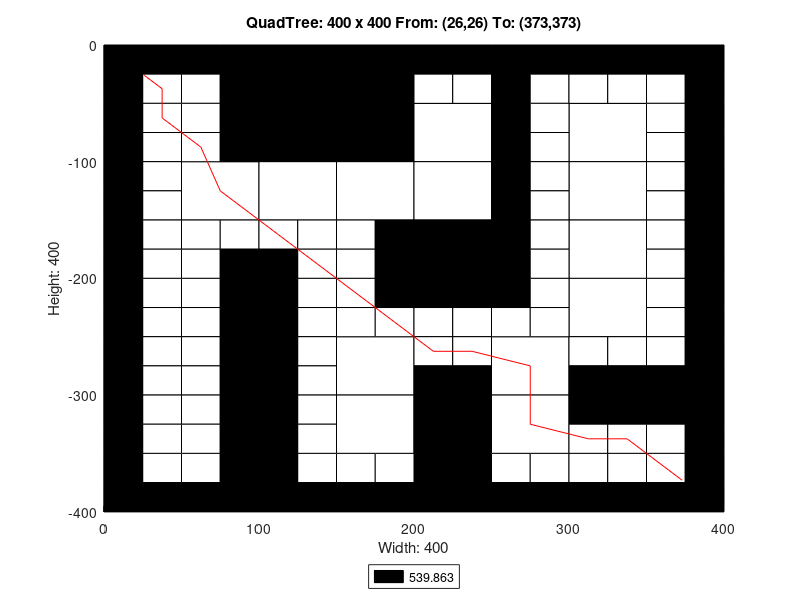

Reproduce this figure in MATLAB.
axis([0 400 -400 0]);
title('QuadTree: 400 x 400 From: (26,26) To: (373,373)');
xlabel('Width: 400');
ylabel('Height: 400');
rectangle('Position',[100 -100 100 100], 'FaceColor',[0 0 0]);
rectangle('Position',[50 -150 50 50], 'FaceColor',[1 1 1]);
rectangle('Position',[100 -150 50 50], 'FaceColor',[1 1 1]);
rectangle('Position',[150 -150 50 50], 'FaceColor',[1 1 1]);
rectangle('Position',[200 -100 50 50], 'FaceColor',[1 1 1]);
rectangle('Position',[300 -100 50 50], 'FaceColor',[1 1 1]);
rectangle('Position',[200 -150 50 50], 'FaceColor',[1 1 1]);
rectangle('Position',[200 -200 50 50], 'FaceColor',[0 0 0]);
rectangle('Position',[300 -150 50 50], 'FaceColor',[1 1 1]);
rectangle('Position',[300 -200 50 50], 'FaceColor',[1 1 1]);
rectangle('Position',[150 -300 50 50], 'FaceColor',[1 1 1]);
rectangle('Position',[150 -350 50 50], 'FaceColor',[1 1 1]);
rectangle('Position',[250 -300 50 50], 'FaceColor',[1 1 1]);
rectangle('Position',[300 -250 50 50], 'FaceColor',[1 1 1]);
rectangle('Position',[200 -350 50 50], 'FaceColor',[0 0 0]);
rectangle('Position',[250 -350 50 50], 'FaceColor',[1 1 1]);
rectangle('Position',[200 -400 50 50], 'FaceColor',[0 0 0]);
rectangle('Position',[0 -25 25 25], 'FaceColor',[0 0 0]);
rectangle('Position',[25 -25 25 25], 'FaceColor',[0 0 0]);
rectangle('Position',[0 -50 25 25], 'FaceColor',[0 0 0]);
rectangle('Position',[25 -50 25 25], 'FaceColor',[1 1 1]);
rectangle('Position',[50 -25 25 25], 'FaceColor',[0 0 0]);
rectangle('Position',[75 -25 25 25], 'FaceColor',[0 0 0]);
rectangle('Position',[50 -50 25 25], 'FaceColor',[1 1 1]);
rectangle('Position',[75 -50 25 25], 'FaceColor',[0 0 0]);
rectangle('Position',[0 -75 25 25], 'FaceColor',[0 0 0]);
rectangle('Position',[25 -75 25 25], 'FaceColor',[1 1 1]);
rectangle('Position',[0 -100 25 25], 'FaceColor',[0 0 0]);
rectangle('Position',[25 -100 25 25], 'FaceColor',[1 1 1]);
rectangle('Position',[50 -75 25 25], 'FaceColor',[1 1 1]);
rectangle('Position',[75 -75 25 25], 'FaceColor',[0 0 0]);
rectangle('Position',[50 -100 25 25], 'FaceColor',[1 1 1]);
rectangle('Position',[75 -100 25 25], 'FaceColor',[0 0 0]);
rectangle('Position',[0 -125 25 25], 'FaceColor',[0 0 0]);
rectangle('Position',[25 -125 25 25], 'FaceColor',[1 1 1]);
rectangle('Position',[0 -150 25 25], 'FaceColor',[0 0 0]);
rectangle('Position',[25 -150 25 25], 'FaceColor',[1 1 1]);
rectangle('Position',[0 -175 25 25], 'FaceColor',[0 0 0]);
rectangle('Position',[25 -175 25 25], 'FaceColor',[1 1 1]);
rectangle('Position',[0 -200 25 25], 'FaceColor',[0 0 0]);
rectangle('Position',[25 -200 25 25], 'FaceColor',[1 1 1]);
rectangle('Position',[50 -175 25 25], 'FaceColor',[1 1 1]);
rectangle('Position',[75 -175 25 25], 'FaceColor',[1 1 1]);
rectangle('Position',[50 -200 25 25], 'FaceColor',[1 1 1]);
rectangle('Position',[75 -200 25 25], 'FaceColor',[0 0 0]);
rectangle('Position',[100 -175 25 25], 'FaceColor',[1 1 1]);
rectangle('Position',[125 -175 25 25], 'FaceColor',[1 1 1]);
rectangle('Position',[100 -200 25 25], 'FaceColor',[0 0 0]);
rectangle('Position',[125 -200 25 25], 'FaceColor',[1 1 1]);
rectangle('Position',[150 -175 25 25], 'FaceColor',[1 1 1]);
rectangle('Position',[175 -175 25 25], 'FaceColor',[0 0 0]);
rectangle('Position',[150 -200 25 25], 'FaceColor',[1 1 1]);
rectangle('Position',[175 -200 25 25], 'FaceColor',[0 0 0]);
rectangle('Position',[200 -25 25 25], 'FaceColor',[0 0 0]);
rectangle('Position',[225 -25 25 25], 'FaceColor',[0 0 0]);
rectangle('Position',[200 -50 25 25], 'FaceColor',[1 1 1]);
rectangle('Position',[225 -50 25 25], 'FaceColor',[1 1 1]);
rectangle('Position',[250 -25 25 25], 'FaceColor',[0 0 0]);
rectangle('Position',[275 -25 25 25], 'FaceColor',[0 0 0]);
rectangle('Position',[250 -50 25 25], 'FaceColor',[0 0 0]);
rectangle('Position',[275 -50 25 25], 'FaceColor',[1 1 1]);
rectangle('Position',[250 -75 25 25], 'FaceColor',[0 0 0]);
rectangle('Position',[275 -75 25 25], 'FaceColor',[1 1 1]);
rectangle('Position',[250 -100 25 25], 'FaceColor',[0 0 0]);
rectangle('Position',[275 -100 25 25], 'FaceColor',[1 1 1]);
rectangle('Position',[300 -25 25 25], 'FaceColor',[0 0 0]);
rectangle('Position',[325 -25 25 25], 'FaceColor',[0 0 0]);
rectangle('Position',[300 -50 25 25], 'FaceColor',[1 1 1]);
rectangle('Position',[325 -50 25 25], 'FaceColor',[1 1 1]);
rectangle('Position',[350 -25 25 25], 'FaceColor',[0 0 0]);
rectangle('Position',[375 -25 25 25], 'FaceColor',[0 0 0]);
rectangle('Position',[350 -50 25 25], 'FaceColor',[1 1 1]);
rectangle('Position',[375 -50 25 25], 'FaceColor',[0 0 0]);
rectangle('Position',[350 -75 25 25], 'FaceColor',[1 1 1]);
rectangle('Position',[375 -75 25 25], 'FaceColor',[0 0 0]);
rectangle('Position',[350 -100 25 25], 'FaceColor',[1 1 1]);
rectangle('Position',[375 -100 25 25], 'FaceColor',[0 0 0]);
rectangle('Position',[250 -125 25 25], 'FaceColor',[0 0 0]);
rectangle('Position',[275 -125 25 25], 'FaceColor',[1 1 1]);
rectangle('Position',[250 -150 25 25], 'FaceColor',[0 0 0]);
rectangle('Position',[275 -150 25 25], 'FaceColor',[1 1 1]);
rectangle('Position',[250 -175 25 25], 'FaceColor',[0 0 0]);
rectangle('Position',[275 -175 25 25], 'FaceColor',[1 1 1]);
rectangle('Position',[250 -200 25 25], 'FaceColor',[0 0 0]);
rectangle('Position',[275 -200 25 25], 'FaceColor',[1 1 1]);
rectangle('Position',[350 -125 25 25], 'FaceColor',[1 1 1]);
rectangle('Position',[375 -125 25 25], 'FaceColor',[0 0 0]);
rectangle('Position',[350 -150 25 25], 'FaceColor',[1 1 1]);
rectangle('Position',[375 -150 25 25], 'FaceColor',[0 0 0]);
rectangle('Position',[350 -175 25 25], 'FaceColor',[1 1 1]);
rectangle('Position',[375 -175 25 25], 'FaceColor',[0 0 0]);
rectangle('Position',[350 -200 25 25], 'FaceColor',[1 1 1]);
rectangle('Position',[375 -200 25 25], 'FaceColor',[0 0 0]);
rectangle('Position',[0 -225 25 25], 'FaceColor',[0 0 0]);
rectangle('Position',[25 -225 25 25], 'FaceColor',[1 1 1]);
rectangle('Position',[0 -250 25 25], 'FaceColor',[0 0 0]);
rectangle('Position',[25 -250 25 25], 'FaceColor',[1 1 1]);
rectangle('Position',[50 -225 25 25], 'FaceColor',[1 1 1]);
rectangle('Position',[75 -225 25 25], 'FaceColor',[0 0 0]);
rectangle('Position',[50 -250 25 25], 'FaceColor',[1 1 1]);
rectangle('Position',[75 -250 25 25], 'FaceColor',[0 0 0]);
rectangle('Position',[0 -275 25 25], 'FaceColor',[0 0 0]);
rectangle('Position',[25 -275 25 25], 'FaceColor',[1 1 1]);
rectangle('Position',[0 -300 25 25], 'FaceColor',[0 0 0]);
rectangle('Position',[25 -300 25 25], 'FaceColor',[1 1 1]);
rectangle('Position',[50 -275 25 25], 'FaceColor',[1 1 1]);
rectangle('Position',[75 -275 25 25], 'FaceColor',[0 0 0]);
rectangle('Position',[50 -300 25 25], 'FaceColor',[1 1 1]);
rectangle('Position',[75 -300 25 25], 'FaceColor',[0 0 0]);
rectangle('Position',[100 -225 25 25], 'FaceColor',[0 0 0]);
rectangle('Position',[125 -225 25 25], 'FaceColor',[1 1 1]);
rectangle('Position',[100 -250 25 25], 'FaceColor',[0 0 0]);
rectangle('Position',[125 -250 25 25], 'FaceColor',[1 1 1]);
rectangle('Position',[150 -225 25 25], 'FaceColor',[1 1 1]);
rectangle('Position',[175 -225 25 25], 'FaceColor',[0 0 0]);
rectangle('Position',[150 -250 25 25], 'FaceColor',[1 1 1]);
rectangle('Position',[175 -250 25 25], 'FaceColor',[1 1 1]);
rectangle('Position',[100 -275 25 25], 'FaceColor',[0 0 0]);
rectangle('Position',[125 -275 25 25], 'FaceColor',[1 1 1]);
rectangle('Position',[100 -300 25 25], 'FaceColor',[0 0 0]);
rectangle('Position',[125 -300 25 25], 'FaceColor',[1 1 1]);
rectangle('Position',[0 -325 25 25], 'FaceColor',[0 0 0]);
rectangle('Position',[25 -325 25 25], 'FaceColor',[1 1 1]);
rectangle('Position',[0 -350 25 25], 'FaceColor',[0 0 0]);
rectangle('Position',[25 -350 25 25], 'FaceColor',[1 1 1]);
rectangle('Position',[50 -325 25 25], 'FaceColor',[1 1 1]);
rectangle('Position',[75 -325 25 25], 'FaceColor',[0 0 0]);
rectangle('Position',[50 -350 25 25], 'FaceColor',[1 1 1]);
rectangle('Position',[75 -350 25 25], 'FaceColor',[0 0 0]);
rectangle('Position',[0 -375 25 25], 'FaceColor',[0 0 0]);
rectangle('Position',[25 -375 25 25], 'FaceColor',[1 1 1]);
rectangle('Position',[0 -400 25 25], 'FaceColor',[0 0 0]);
rectangle('Position',[25 -400 25 25], 'FaceColor',[0 0 0]);
rectangle('Position',[50 -375 25 25], 'FaceColor',[1 1 1]);
rectangle('Position',[75 -375 25 25], 'FaceColor',[0 0 0]);
rectangle('Position',[50 -400 25 25], 'FaceColor',[0 0 0]);
rectangle('Position',[75 -400 25 25], 'FaceColor',[0 0 0]);
rectangle('Position',[100 -325 25 25], 'FaceColor',[0 0 0]);
rectangle('Position',[125 -325 25 25], 'FaceColor',[1 1 1]);
rectangle('Position',[100 -350 25 25], 'FaceColor',[0 0 0]);
rectangle('Position',[125 -350 25 25], 'FaceColor',[1 1 1]);
rectangle('Position',[100 -375 25 25], 'FaceColor',[0 0 0]);
rectangle('Position',[125 -375 25 25], 'FaceColor',[1 1 1]);
rectangle('Position',[100 -400 25 25], 'FaceColor',[0 0 0]);
rectangle('Position',[125 -400 25 25], 'FaceColor',[0 0 0]);
rectangle('Position',[150 -375 25 25], 'FaceColor',[1 1 1]);
rectangle('Position',[175 -375 25 25], 'FaceColor',[1 1 1]);
rectangle('Position',[150 -400 25 25], 'FaceColor',[0 0 0]);
rectangle('Position',[175 -400 25 25], 'FaceColor',[0 0 0]);
rectangle('Position',[200 -225 25 25], 'FaceColor',[0 0 0]);
rectangle('Position',[225 -225 25 25], 'FaceColor',[0 0 0]);
rectangle('Position',[200 -250 25 25], 'FaceColor',[1 1 1]);
rectangle('Position',[225 -250 25 25], 'FaceColor',[1 1 1]);
rectangle('Position',[250 -225 25 25], 'FaceColor',[0 0 0]);
rectangle('Position',[275 -225 25 25], 'FaceColor',[1 1 1]);
rectangle('Position',[250 -250 25 25], 'FaceColor',[1 1 1]);
rectangle('Position',[275 -250 25 25], 'FaceColor',[1 1 1]);
rectangle('Position',[200 -275 25 25], 'FaceColor',[1 1 1]);
rectangle('Position',[225 -275 25 25], 'FaceColor',[1 1 1]);
rectangle('Position',[200 -300 25 25], 'FaceColor',[0 0 0]);
rectangle('Position',[225 -300 25 25], 'FaceColor',[0 0 0]);
rectangle('Position',[350 -225 25 25], 'FaceColor',[1 1 1]);
rectangle('Position',[375 -225 25 25], 'FaceColor',[0 0 0]);
rectangle('Position',[350 -250 25 25], 'FaceColor',[1 1 1]);
rectangle('Position',[375 -250 25 25], 'FaceColor',[0 0 0]);
rectangle('Position',[300 -275 25 25], 'FaceColor',[1 1 1]);
rectangle('Position',[325 -275 25 25], 'FaceColor',[1 1 1]);
rectangle('Position',[300 -300 25 25], 'FaceColor',[0 0 0]);
rectangle('Position',[325 -300 25 25], 'FaceColor',[0 0 0]);
rectangle('Position',[350 -275 25 25], 'FaceColor',[1 1 1]);
rectangle('Position',[375 -275 25 25], 'FaceColor',[0 0 0]);
rectangle('Position',[350 -300 25 25], 'FaceColor',[0 0 0]);
rectangle('Position',[375 -300 25 25], 'FaceColor',[0 0 0]);
rectangle('Position',[250 -375 25 25], 'FaceColor',[1 1 1]);
rectangle('Position',[275 -375 25 25], 'FaceColor',[1 1 1]);
rectangle('Position',[250 -400 25 25], 'FaceColor',[0 0 0]);
rectangle('Position',[275 -400 25 25], 'FaceColor',[0 0 0]);
rectangle('Position',[300 -325 25 25], 'FaceColor',[0 0 0]);
rectangle('Position',[325 -325 25 25], 'FaceColor',[0 0 0]);
rectangle('Position',[300 -350 25 25], 'FaceColor',[1 1 1]);
rectangle('Position',[325 -350 25 25], 'FaceColor',[1 1 1]);
rectangle('Position',[350 -325 25 25], 'FaceColor',[0 0 0]);
rectangle('Position',[375 -325 25 25], 'FaceColor',[0 0 0]);
rectangle('Position',[350 -350 25 25], 'FaceColor',[1 1 1]);
rectangle('Position',[375 -350 25 25], 'FaceColor',[0 0 0]);
rectangle('Position',[300 -375 25 25], 'FaceColor',[1 1 1]);
rectangle('Position',[325 -375 25 25], 'FaceColor',[1 1 1]);
rectangle('Position',[300 -400 25 25], 'FaceColor',[0 0 0]);
rectangle('Position',[325 -400 25 25], 'FaceColor',[0 0 0]);
rectangle('Position',[350 -375 25 25], 'FaceColor',[1 1 1]);
rectangle('Position',[375 -375 25 25], 'FaceColor',[0 0 0]);
rectangle('Position',[350 -400 25 25], 'FaceColor',[0 0 0]);
rectangle('Position',[375 -400 25 25], 'FaceColor',[0 0 0]);
X=[373,362.5,337.5,312.5,275,275,237.5,212.5,187.5,162.5,137.5,112.5,75,62.5,37.5,37.5,26];
Y=[-373,-362.5,-337.5,-337.5,-325,-275,-262.5,-262.5,-237.5,-212.5,-187.5,-162.5,-125,-87.5,-62.5,-37.5,-26];
hold on;
plot(X,Y,'r');
legend('539.863','Location','southoutside');
